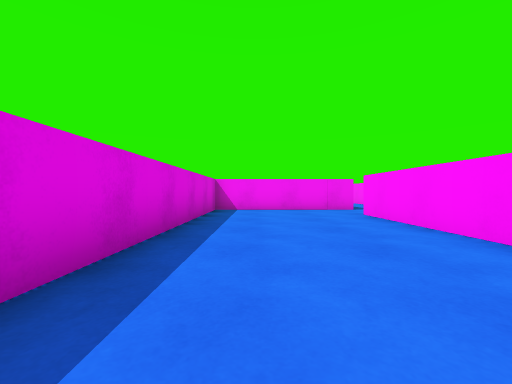
view 1 (above)

18 first-person views from a walk through a scene from a Unity 3-D project. The camera is 0.58 m above the floor, looks level and sees 90° across. The floor is counted in squares, 1 m on a side. Each view is taken from the middle of a square. On the plan, view 1 faces up. The plan holds only what a view shows up to about 9 squares ahead; the rest is blank. The player character is not drawn.

view 2
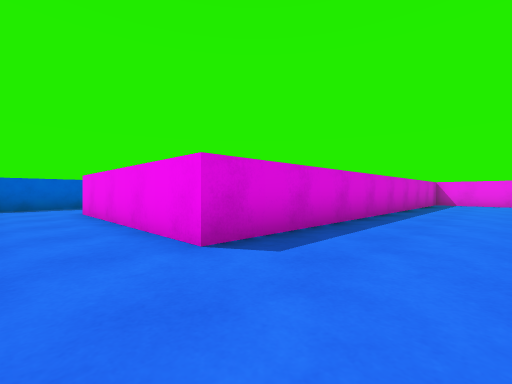

view 3
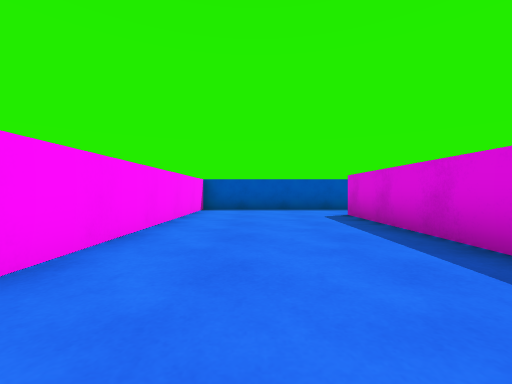

view 4
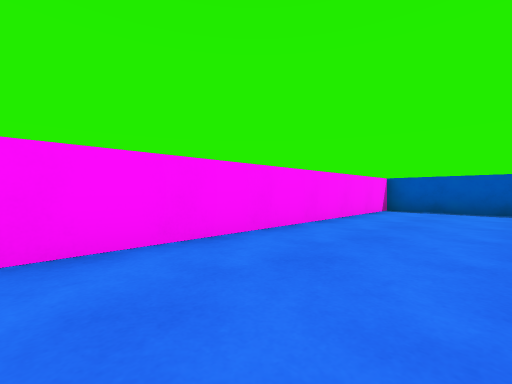

view 5
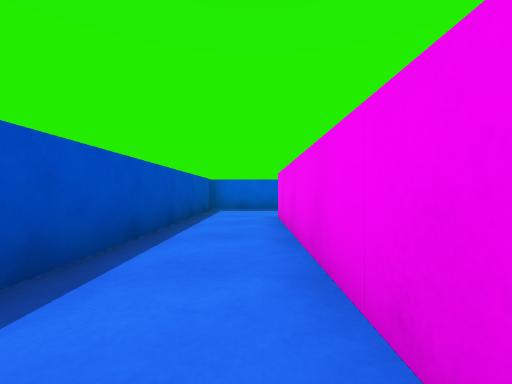

view 6
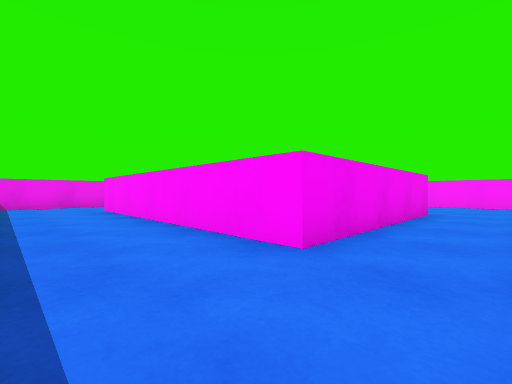

view 7
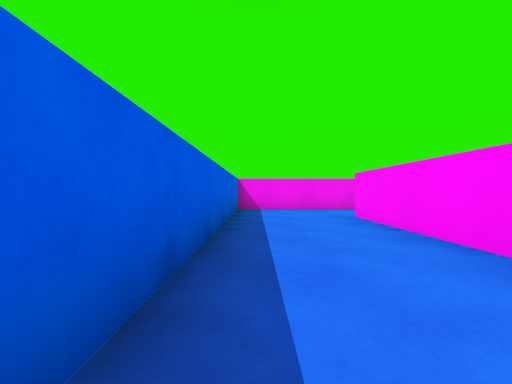

view 8
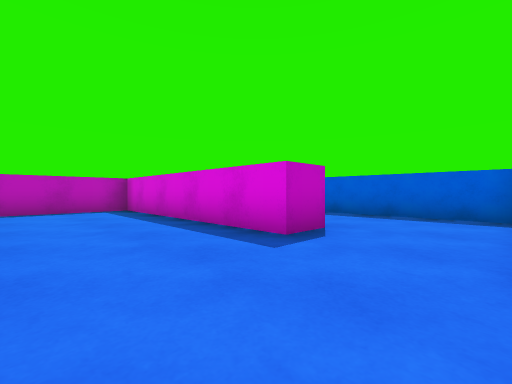

view 9
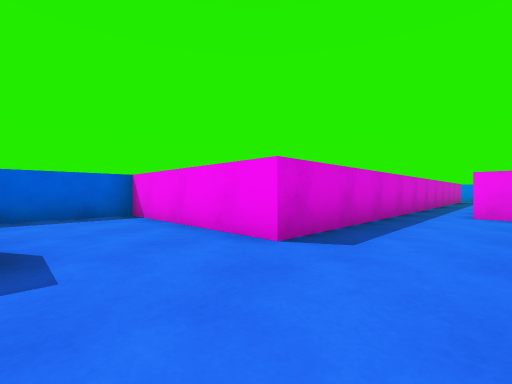

view 10
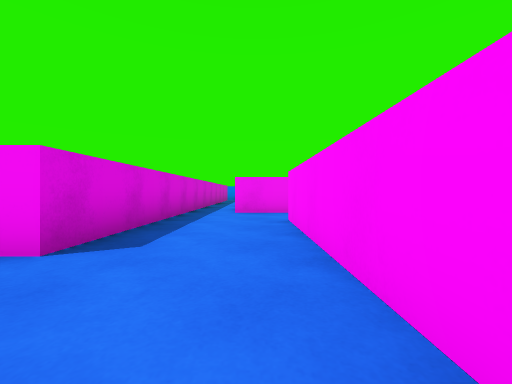

view 11
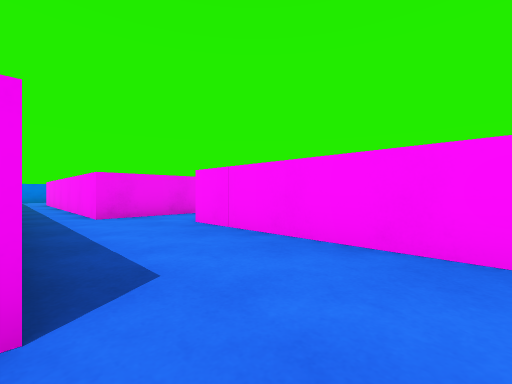

view 12
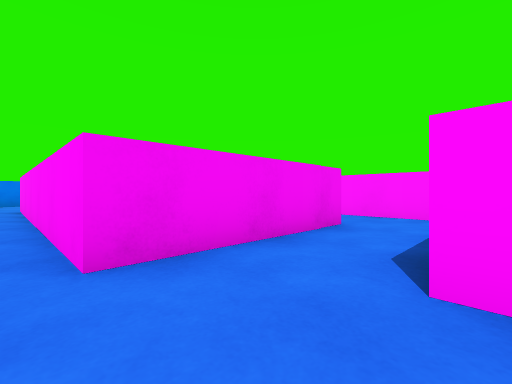

view 13
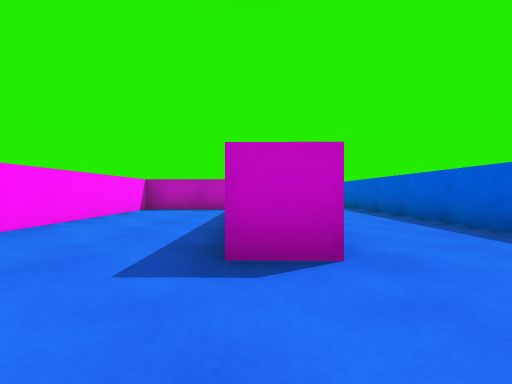

view 14
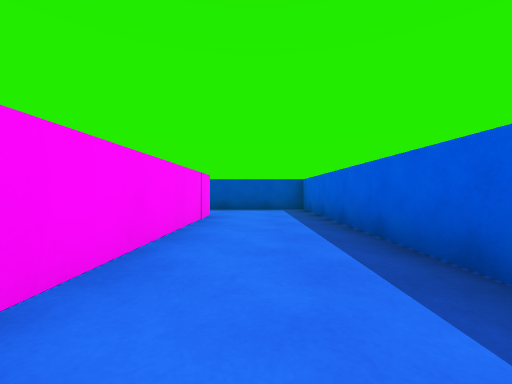

view 15
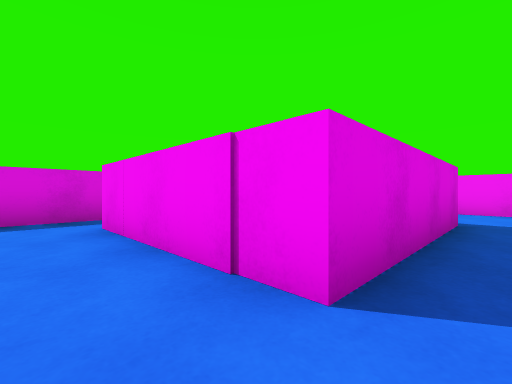

view 16
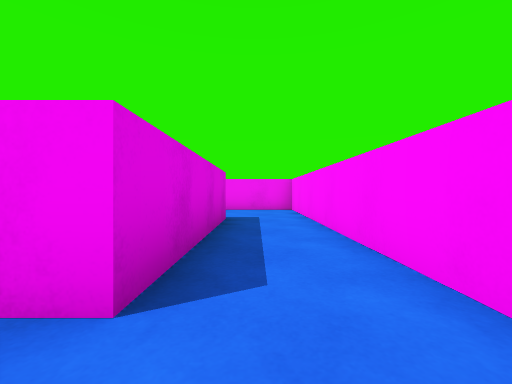

view 17
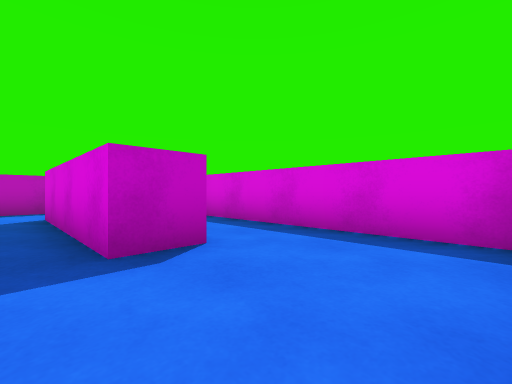

view 18
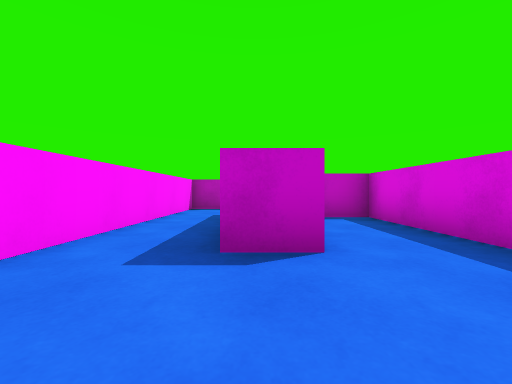

### Floor plan
Points are (right, up) in squares from view 1. A wall is a line through its corners. A room is listed if a view was taken in it or the views show most of it. See-through windows are left out.
Room 1 (views 1, 2, 3, 4, 5, 6)
walls: (-9.6, -3.5) (-9.6, -5.5) (2.7, -5.5) (2.7, 6.6); (3.2, 8.3) (-1.3, 8.3) (-1.3, -3.5) (-6.8, -3.5)
ways out: opening at (-8.5, -4) to room 2; opening at (3, 7.5)
Room 2 (views 7, 8, 9, 10, 11, 12, 13, 14)
walls: (-2.3, 4.6) (-2.3, 9.4); (-6.8, -3.5) (-6.7, 3.9) (-5.7, 3.8) (-5.8, -2.5) (-2.3, -2.5) (-2.3, 2.4); (-4.9, 10.6) (-4.9, 6.3) (-9.6, 6.3) (-9.6, -3.5); (-2.4, 11.2) (-3.6, 11.2)
ways out: opening at (-8.5, -4) to room 1; opening at (-2, 10) to room 3; opening at (-4, 11)
Room 3 (views 15, 16)
walls: (0.1, 9.3) (2.2, 9.3) (2.2, 10.6); (0.3, 11.2) (-2.4, 11.2)
ways out: opening at (-2, 10) to room 2; opening at (1, 10) to room 4
Room 4 (views 17, 18)
walls: (-0.7, 15.6) (0.3, 15.6) (0.3, 11.2); (-2.6, 18) (-2.6, 12.1) (-1.5, 12.1); (2.2, 10.6) (2.2, 18.3) (0, 18.3)
ways out: opening at (1, 10) to room 3

Where each view was taken, in squares from view 1:
view 1: 0 up, 0 right, facing up
view 2: 5 down, 1 right, facing up-left
view 3: 3 up, 1 right, facing down
view 4: 3 up, 0 right, facing down-right
view 5: 4 down, 1 left, facing left
view 6: 5 down, 9 left, facing up-right
view 7: 2 down, 9 left, facing up
view 8: 6 up, 3 left, facing down-left
view 9: 4 up, 3 left, facing up-left
view 10: 4 up, 3 left, facing up
view 11: 5 up, 5 left, facing up-right
view 12: 9 up, 4 left, facing up-right
view 13: 6 up, 6 left, facing down
view 14: 3 up, 8 left, facing down
view 15: 10 up, 1 right, facing up-left
view 16: 10 up, 1 right, facing up
view 17: 18 up, 1 right, facing down-left
view 18: 18 up, 0 right, facing down
